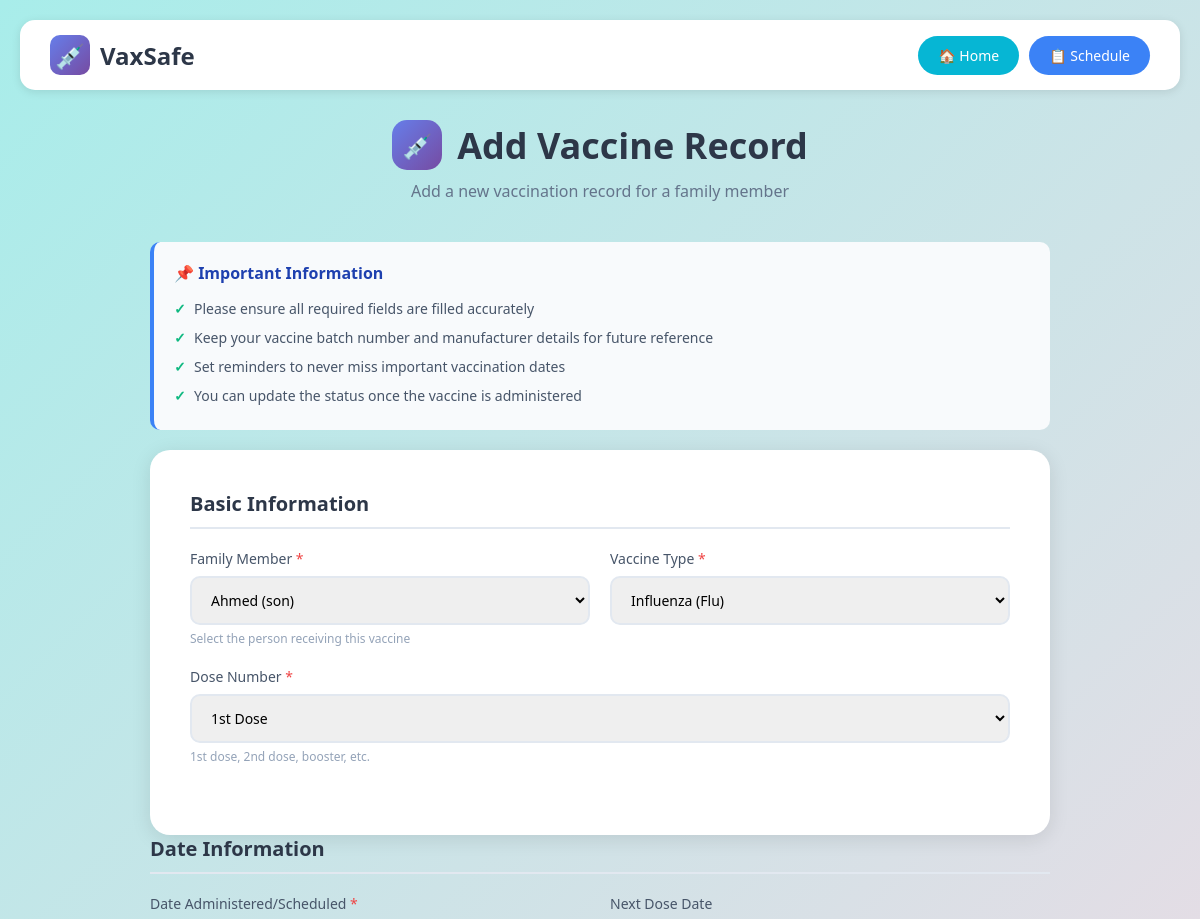
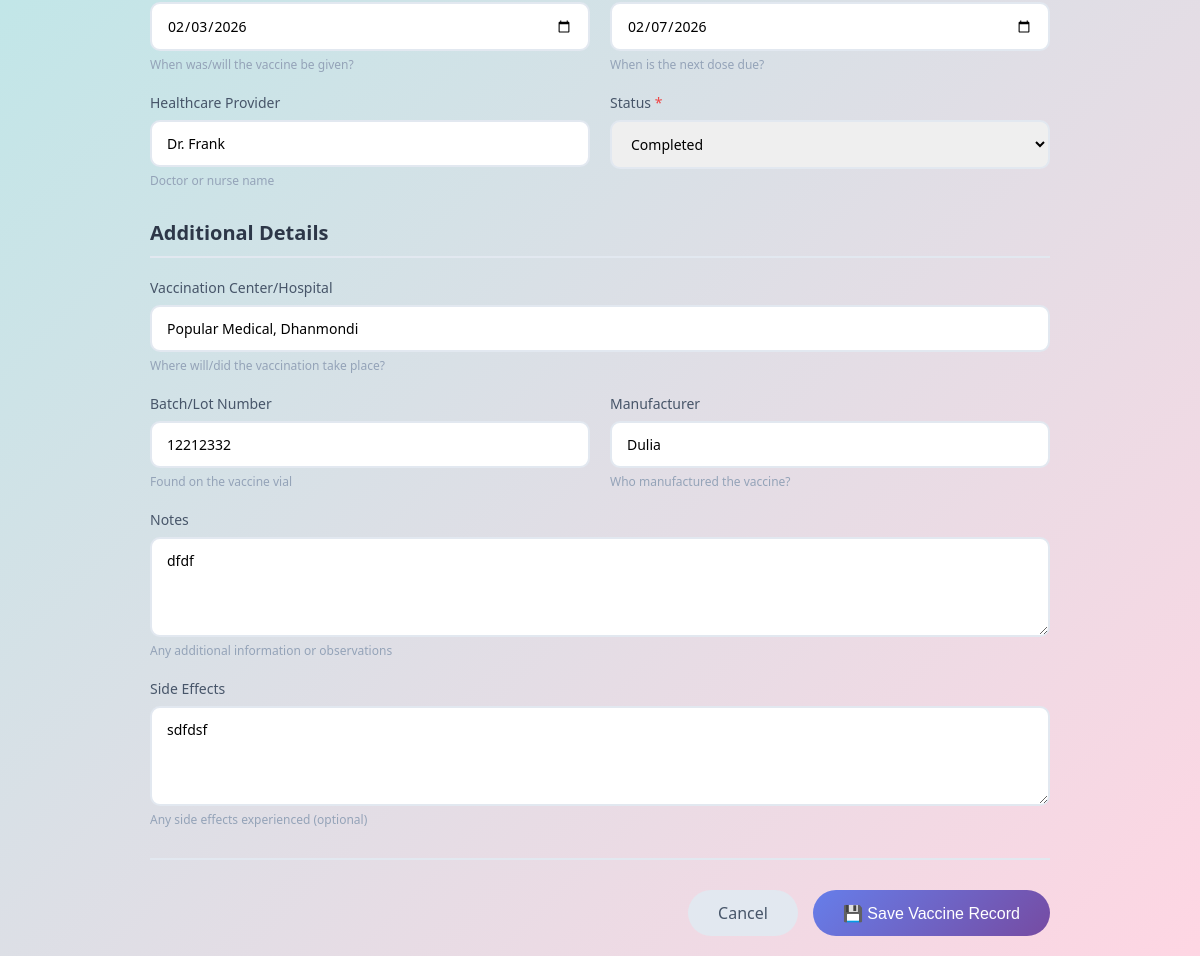
The app's page /vaccine/1/edit/ (signed in) with its own data (2 pictures, top to bottom).
### vaxsafe/models.py (models this page shows, shortened)
class Vaccine(models.Model):
    VACCINE_TYPES = [
        ('COVID-19', 'COVID-19'),
        ('Influenza', 'Influenza (Flu)'),
        ('Hepatitis B', 'Hepatitis B'),
        ('Hepatitis A', 'Hepatitis A'),
        ('MMR', 'MMR (Measles, Mumps, Rubella)'),
        ('Polio', 'Polio'),
        ('DTP', 'DTP (Diphtheria, Tetanus, Pertussis)'),
        ('Varicella', 'Varicella (Chickenpox)'),
        ('HPV', 'HPV (Human Papillomavirus)'),
        ('Pneumococcal', 'Pneumococcal'),
        ('Meningococcal', 'Meningococcal'),
        ('Rotavirus', 'Rotavirus'),
        ('Rabies', 'Rabies'),
        ('Typhoid', 'Typhoid'),
        ('Yellow Fever', 'Yellow Fever'),
        ('Japanese Encephalitis', 'Japanese Encephalitis'),
        ('BCG', 'BCG (Tuberculosis)'),
        ('Other', 'Other'),
    ]
    DOSE_CHOICES = [
        ('1st', '1st Dose'),
        ('2nd', '2nd Dose'),
        ('3rd', '3rd Dose'),
        ('Booster', 'Booster'),
        ('Single', 'Single Dose'),
    ]
    STATUS_CHOICES = [
        ('Scheduled', 'Scheduled'),
        ('Completed', 'Completed'),
        ('Overdue', 'Overdue'),
        ('Cancelled', 'Cancelled'),
    ]
    user = models.ForeignKey(
        User,
        on_delete=models.CASCADE,
        related_name='vaccines',
        help_text='The user who owns this vaccine record'
    )
    family_member = models.ForeignKey(
        'FamilyMember',
        on_delete=models.CASCADE,
        null=True,
        blank=True,
        related_name='vaccines',
        help_text='The family member this vaccine is for (optional)'
    )
    name = models.CharField(
        max_length=100,
        choices=VACCINE_TYPES,
        help_text='Name of the vaccine'
    )
    dose_number = models.CharField(
        max_length=20,
        choices=DOSE_CHOICES,
        default='1st',
        help_text='Dose number (1st, 2nd, Booster, etc.)'
    )
    manufacturer = models.CharField(
        max_length=100,
        blank=True,
        null=True,
        help_text='Vaccine manufacturer (e.g., Pfizer, Moderna)'
    )
    batch_number = models.CharField(
        max_length=50,
        blank=True,
        null=True,
        help_text='Vaccine batch/lot number'
    )
    date_administered = models.DateField(
        help_text='Date the vaccine was/will be administered'
    )
    next_dose_date = models.DateField(
        null=True,
        blank=True,
        help_text='Date for the next dose (if applicable)'
    )
    location = models.CharField(
        max_length=200,
        blank=True,
        null=True,
        help_text='Location where vaccine was administered'
    )
    healthcare_provider = models.CharField(
        max_length=100,
        blank=True,
        null=True,
        help_text='Name of healthcare provider who administered the vaccine'
    )
    status = models.CharField(
        max_length=20,
        choices=STATUS_CHOICES,
        default='Scheduled',
        help_text='Current status of the vaccination'
    )
    notes = models.TextField(
        blank=True,
        null=True,
        help_text='Additional notes or side effects'
    )
    side_effects = models.TextField(
        blank=True,
        null=True,
        help_text='Any side effects experienced'
    )
    created_at = models.DateTimeField(auto_now_add=True)
    updated_at = models.DateTimeField(auto_now=True)
    class Meta:
        ordering = ['-date_administered']
        verbose_name = 'Vaccine'
        verbose_name_plural = 'Vaccines'
        indexes = [
            models.Index(fields=['user', 'date_administered']),
            models.Index(fields=['status']),
            models.Index(fields=['family_member']),
        ]

### vaxsafe/views.py (the view)
# urls.py: path('vaccine/<int:vaccine_id>/edit/', views.edit_vaccine, name='edit_vaccine'),
@login_required
def edit_vaccine(request, vaccine_id):
    vaccine = get_object_or_404(Vaccine, id=vaccine_id, user=request.user)
    if request.method == 'POST':
        form = VaccineForm(request.POST, instance=vaccine, user=request.user)
        if form.is_valid():
            form.save()
            messages.success(request, f'✅ Vaccine "{vaccine.name}" updated successfully!')
            return redirect('vaccine_schedule')
        else:
            messages.error(request, '❌ Please correct the errors below.')
    else:
        form = VaccineForm(instance=vaccine, user=request.user)
    context = {
        'form': form,
        'vaccine': vaccine,
        'title': 'Edit Vaccine',
        'is_edit': True
    }
    return render(request, 'htmlpages/addvaccine.html', context)

### vaxsafe/models.py (called while the page is built)
    def __str__(self):
        return f"{self.name} ({self.relation})"

### templates/htmlpages/addvaccine.html (shortened to what this page needs)
<!DOCTYPE html>
<html lang="en">
<head>
</head>
<body>
    <nav class="navbar">
        <div class="logo">
            <div class="logo-icon">💉</div>
            VaxSafe
        </div>
        <div class="nav-buttons">
            <a href="{% url 'dashboard' %}" class="nav-btn home">🏠 Home</a>
            <a href="{% url 'vaccine_schedule' %}" class="nav-btn schedule">📋 Schedule</a>
        </div>
    </nav>
    <div class="container">
        <div class="page-header">
            <h1>
                <span class="icon">💉</span>
                Add Vaccine Record
            </h1>
            <p>Add a new vaccination record for a family member</p>
        </div>
        <div class="vaccine-info-card">
            <h3>📌 Important Information</h3>
            <ul>
                <li>Please ensure all required fields are filled accurately</li>
                <li>Keep your vaccine batch number and manufacturer details for future reference</li>
                <li>Set reminders to never miss important vaccination dates</li>
                <li>You can update the status once the vaccine is administered</li>
            </ul>
        </div>
        <div class="form-card">
            <form method="post" action="{% url 'add_vaccine' %}">
                <div class="form-section">
                    <h2 class="section-title">Basic Information</h2>
                    <div class="form-row">
                        <div class="form-group">
                            <label for="id_family_member">
                                Family Member <span class="required">*</span>
                            </label>
                            {{ form.family_member }}
                            <span class="info-text">Select the person receiving this vaccine</span>
                        </div>
                        <div class="form-group">
                            <label for="id_name">
                                Vaccine Type <span class="required">*</span>
                            </label>
                            {{ form.name }}
                        </div>
                    </div>
                        <div class="form-group">
                            <label for="id_dose_number">
                                Dose Number <span class="required">*</span>
                            </label>
                            {{ form.dose_number }}
                            <span class="info-text">1st dose, 2nd dose, booster, etc.</span>
                        </div>
                    </div>
                </div>
                <div class="form-section">
                    <h2 class="section-title">Date Information</h2>
                    <div class="form-row">
                        <div class="form-group">
                            <label for="id_date_administered">
                                Date Administered/Scheduled <span class="required">*</span>
                            </label>
                            {{ form.date_administered }}
                            <span class="info-text">When was/will the vaccine be given?</span>
                        </div>
                        <div class="form-group">
                            <label for="id_next_dose_date">
                                Next Dose Date
                            </label>
                            {{ form.next_dose_date }}
                            <span class="info-text">When is the next dose due?</span>
                        </div>
                    </div>
                    <div class="form-row">
                        <div class="form-group">
                            <label for="id_healthcare_provider">
                                Healthcare Provider
                            </label>
                            {{ form.healthcare_provider }}
                            <span class="info-text">Doctor or nurse name</span>
                        </div>
                        <div class="form-group">
                            <label for="id_status">
                                Status <span class="required">*</span>
                            </label>
                            {{ form.status }}
                        </div>
                    </div>
                </div>
                <div class="form-section">
                    <h2 class="section-title">Additional Details</h2>
                    <div class="form-row full-width">
                        <div class="form-group">
                            <label for="id_location">
                                Vaccination Center/Hospital
                            </label>
                            {{ form.location }}
                            <span class="info-text">Where will/did the vaccination take place?</span>
                        </div>
                    </div>
                    <div class="form-row">
                        <div class="form-group">
                            <label for="id_batch_number">
                                Batch/Lot Number
                            </label>
                            {{ form.batch_number }}
                            <span class="info-text">Found on the vaccine vial</span>
                        </div>
                        <div class="form-group">
                            <label for="id_manufacturer">
                                Manufacturer
                            </label>
                            {{ form.manufacturer }}
                            <span class="info-text">Who manufactured the vaccine?</span>
                        </div>
                    </div>
                    <div class="form-row full-width">
                        <div class="form-group">
                            <label for="id_notes">
                                Notes
                            </label>
                            {{ form.notes }}
                            <span class="info-text">Any additional information or observations</span>
                        </div>
                    </div>
                    <div class="form-row full-width">
                        <div class="form-group">
                            <label for="id_side_effects">
                                Side Effects
                            </label>
                            {{ form.side_effects }}
                            <span class="info-text">Any side effects experienced (optional)</span>
                        </div>
                    </div>
                </div>
                <div class="button-group">
                    <a href="{% url 'vaccine_schedule' %}" class="btn btn-secondary">Cancel</a>
                    <button type="submit" class="btn btn-primary">💾 Save Vaccine Record</button>
                </div>
        </div>
</body>
</html>

### templates/htmlpages/addvaccine.html (style rules this page uses)
* { margin: 0; padding: 0; box-sizing: border-box; }
body { font-family: 'Segoe UI', Tahoma, Geneva, Verdana, sans-serif; background: linear-gradient(135deg, #a8edea 0%, #fed6e3 100%); min-height: 100vh; padding: 20px; }
.navbar { background: white; padding: 15px 30px; border-radius: 15px; margin-bottom: 30px; box-shadow: 0 2px 10px rgba(0,0,0,0.1); display: flex; justify-content: space-between; align-items: center; }
.logo { display: flex; align-items: center; gap: 10px; font-size: 24px; font-weight: bold; color: #2d3748; }
.logo-icon { width: 40px; height: 40px; background: linear-gradient(135deg, #667eea 0%, #764ba2 100%); border-radius: 10px; display: flex; align-items: center; justify-content: center; color: white; }
.nav-buttons { display: flex; gap: 10px; }
.nav-btn { padding: 10px 20px; border: none; border-radius: 25px; cursor: pointer; font-size: 14px; transition: all 0.3s; text-decoration: none; color: white; }
.nav-btn.home { background: #06b6d4; }
.nav-btn.schedule { background: #3b82f6; }
.container { max-width: 900px; margin: 0 auto; }
.page-header { text-align: center; margin-bottom: 40px; }
.page-header h1 { font-size: 36px; color: #2d3748; margin-bottom: 10px; display: flex; align-items: center; justify-content: center; gap: 15px; }
.page-header .icon { width: 50px; height: 50px; background: linear-gradient(135deg, #667eea 0%, #764ba2 100%); border-radius: 15px; display: flex; align-items: center; justify-content: center; color: white; font-size: 24px; }
.page-header p { color: #64748b; font-size: 16px; }
.form-card { background: white; padding: 40px; border-radius: 20px; box-shadow: 0 4px 20px rgba(0,0,0,0.1); }
.form-section { margin-bottom: 30px; }
.section-title { font-size: 20px; color: #2d3748; margin-bottom: 20px; padding-bottom: 10px; border-bottom: 2px solid #e2e8f0; font-weight: 600; }
.form-row { display: grid; grid-template-columns: 1fr 1fr; gap: 20px; margin-bottom: 20px; }
.form-row.full-width { grid-template-columns: 1fr; }
.form-group { display: flex; flex-direction: column; }
.form-group label { font-size: 14px; color: #475569; margin-bottom: 8px; font-weight: 500; }
.form-group label .required { color: #ef4444; }
.form-control { padding: 12px 15px; border: 2px solid #e2e8f0; border-radius: 10px; font-size: 14px; transition: all 0.3s; font-family: inherit; }
textarea.form-control { resize: vertical; min-height: 100px; }
select.form-control { cursor: pointer; }
.info-text { font-size: 12px; color: #94a3b8; margin-top: 5px; }
.button-group { display: flex; gap: 15px; justify-content: flex-end; margin-top: 30px; padding-top: 30px; border-top: 2px solid #e2e8f0; }
.btn { padding: 12px 30px; border: none; border-radius: 25px; font-size: 16px; cursor: pointer; transition: all 0.3s; font-weight: 500; text-decoration: none; display: inline-block; }
.btn-primary { background: linear-gradient(135deg, #667eea 0%, #764ba2 100%); color: white; }
.btn-secondary { background: #e2e8f0; color: #475569; }
.vaccine-info-card { background: #f8fafc; padding: 20px; border-radius: 10px; margin-bottom: 20px; border-left: 4px solid #3b82f6; }
.vaccine-info-card h3 { color: #1e40af; margin-bottom: 10px; font-size: 16px; }
.vaccine-info-card ul { list-style: none; color: #475569; font-size: 14px; }
.vaccine-info-card li { padding: 5px 0; padding-left: 20px; position: relative; }
.vaccine-info-card li:before { content: "✓"; position: absolute; left: 0; color: #10b981; font-weight: bold; }

### records on screen
Vaccine: family_member "Ahmed (son)", name "Influenza (Flu)", dose_number "1st Dose", date_administered "02/03/2026", next_dose_date "02/07/2026", healthcare_provider "Dr. Frank", status "Completed", location "Popular Medical, Dhanmondi", batch_number "12212332", manufacturer "Dulia", notes "dfdf", side_effects "sdfdsf"
